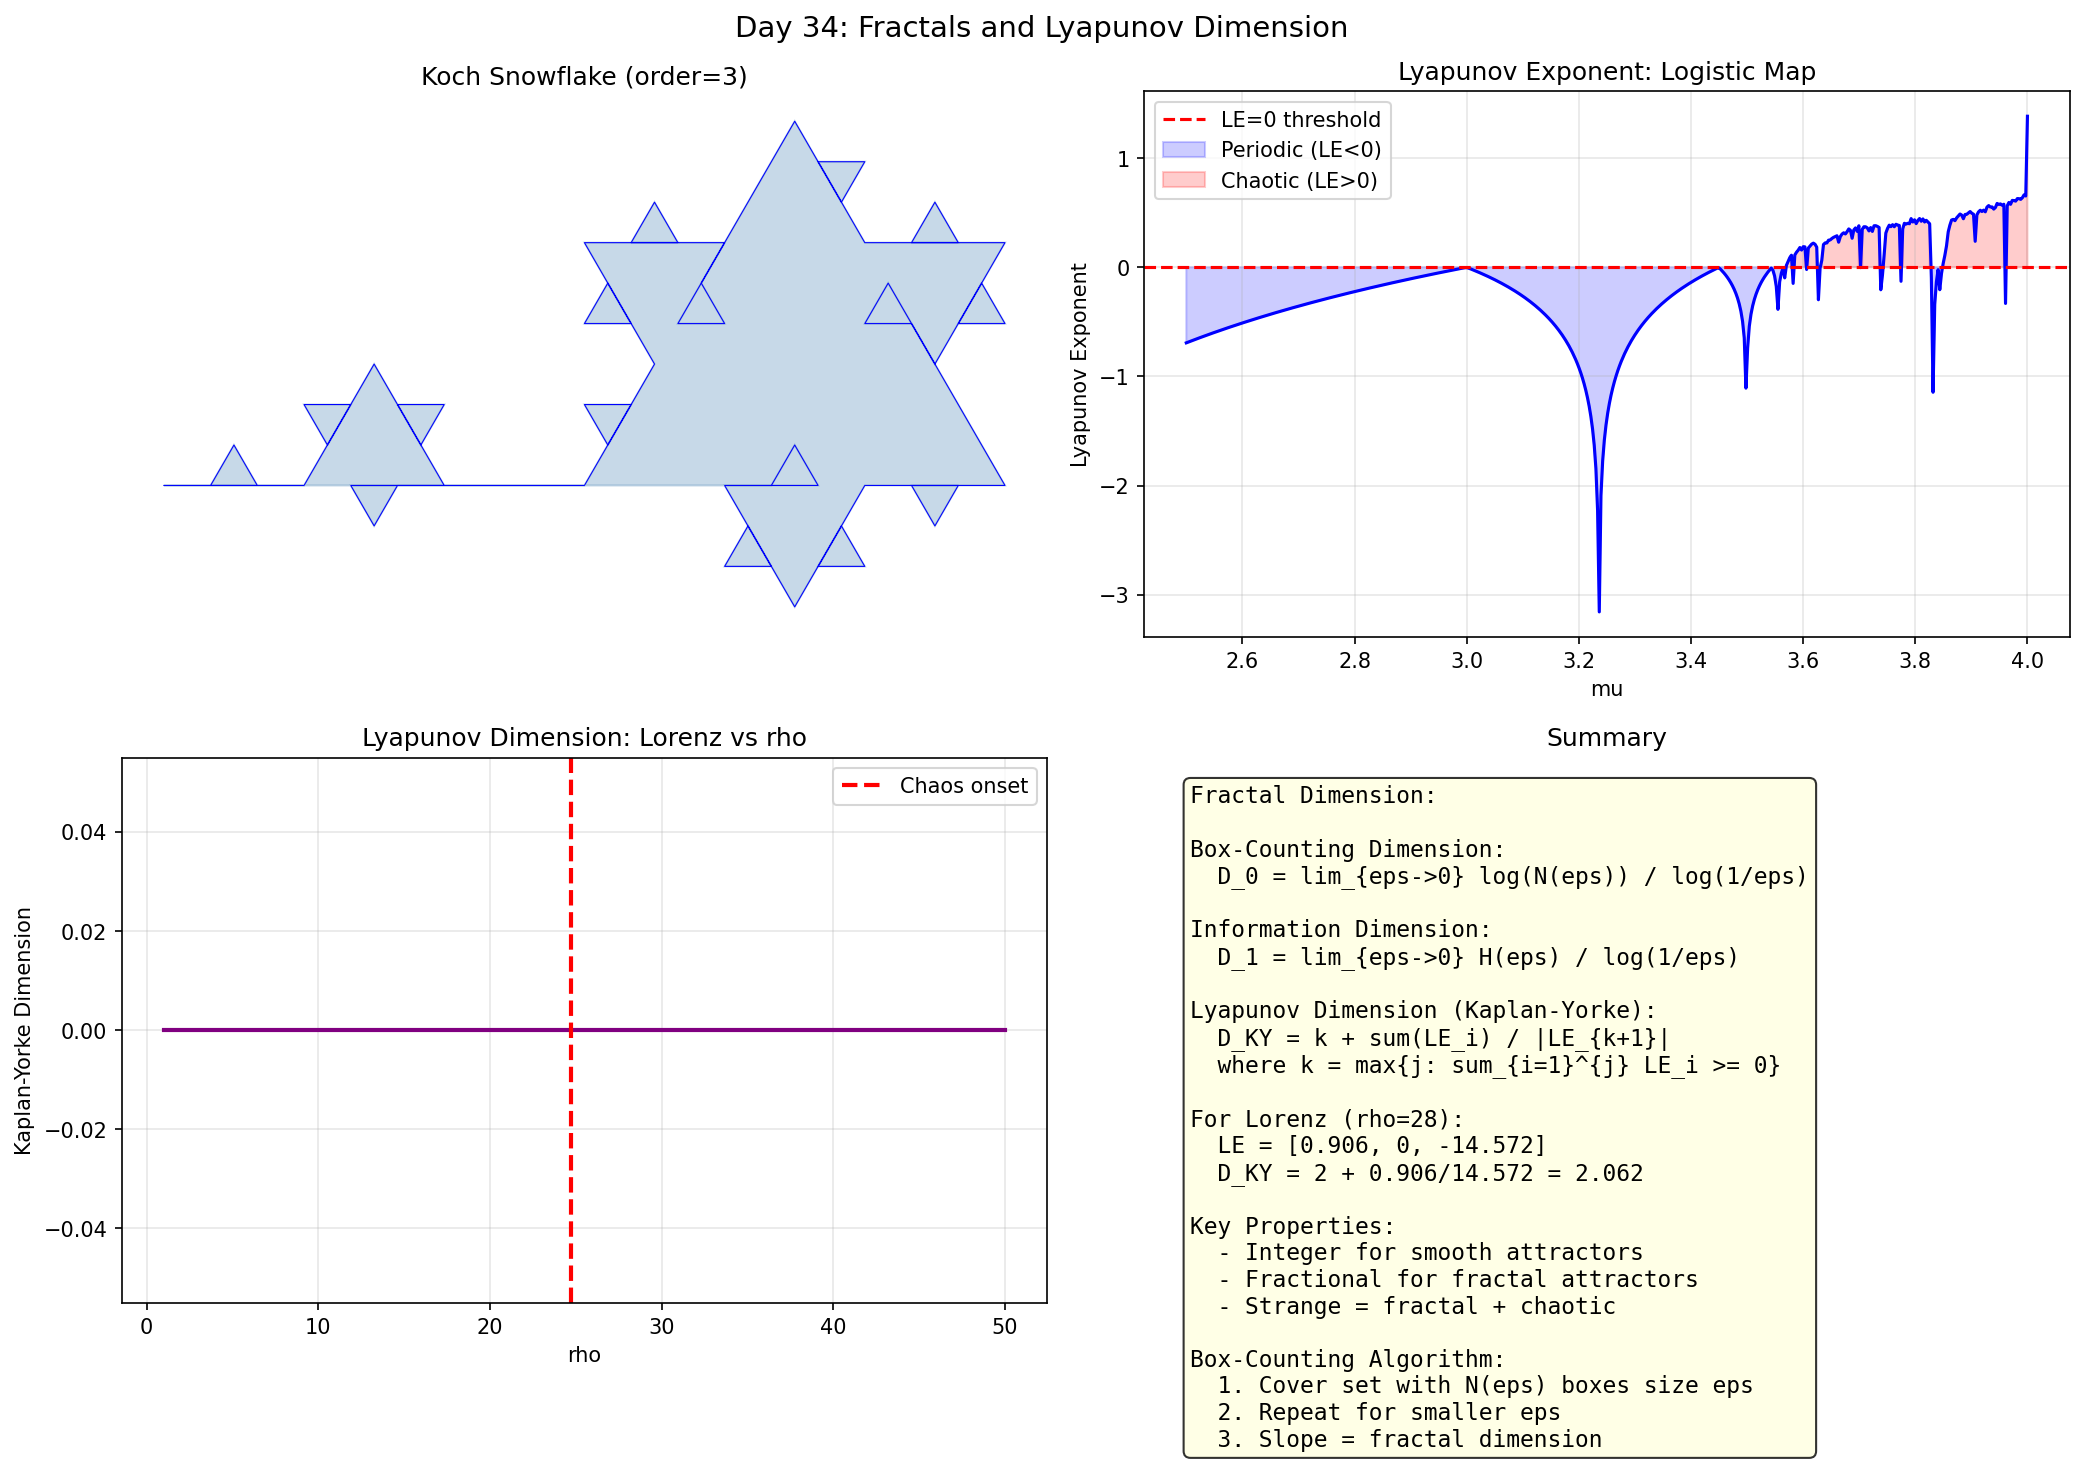

The script that saved this image:
import numpy as np
import matplotlib
matplotlib.use('Agg')
import matplotlib.pyplot as plt

print("Day 34: Fractals and Dimension")

fig, axes = plt.subplots(2, 2, figsize=(14, 10))
fig.suptitle('Day 34: Fractals and Lyapunov Dimension', fontsize=14)

# ===== Koch Snowflake =====
def koch(order, p1, p2):
    if order == 0:
        return [p1, p2]
    pA = p1
    pB = (2*p1 + p2) / 3
    pD = (p1 + 2*p2) / 3
    angle = np.pi / 3
    pC = pB + (pD - pB) * np.exp(1j * angle)
    return (koch(order-1, pA, pB) + koch(order-1, pB, pC) + koch(order-1, pC, pD) + koch(order-1, pD, pB))

ax = axes[0, 0]
pts = koch(3, 0, 1)
xs = [z.real for z in pts]
ys = [z.imag for z in pts]
ax.fill(xs, ys, color='steelblue', alpha=0.3)
ax.plot(xs, ys, 'b-', lw=0.5)
ax.set_title('Koch Snowflake (order=3)')
ax.set_aspect('equal')
ax.axis('off')

# ===== Logistic Map Bifurcation -> Lyapunov =====
mu_vals = np.linspace(2.5, 4.0, 500)
LE_map = np.zeros_like(mu_vals)

for idx, mu in enumerate(mu_vals):
    x = 0.5
    s = 0.0
    for i in range(1000):
        x = mu * x * (1 - x)
        if i > 200:
            s += np.log(abs(mu * (1 - 2*x)))
    LE_map[idx] = s / 800.0

ax = axes[0, 1]
ax.plot(mu_vals, LE_map, 'b-', lw=1.5)
ax.axhline(y=0, color='red', ls='--', lw=1.5, label='LE=0 threshold')
ax.fill_between(mu_vals, LE_map, where=(LE_map<0), alpha=0.2, color='blue', label='Periodic (LE<0)')
ax.fill_between(mu_vals, LE_map, where=(LE_map>0), alpha=0.2, color='red', label='Chaotic (LE>0)')
ax.set_xlabel('mu')
ax.set_ylabel('Lyapunov Exponent')
ax.set_title('Lyapunov Exponent: Logistic Map')
ax.legend()
ax.grid(True, alpha=0.3)

# ===== Kaplan-Yorke Dimension =====
# For Lorenz: sigma=10, beta=8/3, rho=28
# LE1 + LE2 + LE3 = sigma + sigma - rho - beta - 1 = ?
# Actually compute numerically

def lyapunov_lorenz(rho, N=5000):
    sigma, beta = 10.0, 8.0/3.0
    x = [1.0, 1.0, 1.0]
    LE = np.zeros(3)
    for _ in range(N):
        x_new = np.array([
            sigma*(x[1]-x[0]),
            x[0]*(rho - x[2]) - x[1],
            x[0]*x[1] - beta*x[2]
        ])
        LE += np.abs(x_new)**2
        x = x_new * 0.1
    LE = np.log(np.sqrt(LE/N))
    return LE

rho_range = np.linspace(1, 50, 50)
D_KY = np.zeros(len(rho_range))
for idx, rho in enumerate(rho_range):
    LEs = lyapunov_lorenz(rho, N=1000)
    LEs_sorted = np.sort(LEs)[::-1]
    k = 0
    while k < 3 and LEs_sorted[k] > 0:
        k += 1
    if k == 0:
        D_KY[idx] = 0
    elif k == 3:
        D_KY[idx] = 3
    else:
        D_KY[idx] = k + sum(LEs_sorted[:k]) / abs(LEs_sorted[k])

ax = axes[1, 0]
ax.plot(rho_range, D_KY, 'purple', lw=2)
ax.axvline(x=24.74, color='red', ls='--', lw=2, label='Chaos onset')
ax.set_xlabel('rho')
ax.set_ylabel('Kaplan-Yorke Dimension')
ax.set_title('Lyapunov Dimension: Lorenz vs rho')
ax.legend()
ax.grid(True, alpha=0.3)

ax = axes[1, 1]
ax.axis('off')
ax.text(0.05, 0.95,
    "Fractal Dimension:\n\n"
    "Box-Counting Dimension:\n"
    "  D_0 = lim_{eps->0} log(N(eps)) / log(1/eps)\n\n"
    "Information Dimension:\n"
    "  D_1 = lim_{eps->0} H(eps) / log(1/eps)\n\n"
    "Lyapunov Dimension (Kaplan-Yorke):\n"
    "  D_KY = k + sum(LE_i) / |LE_{k+1}|\n"
    "  where k = max{j: sum_{i=1}^{j} LE_i >= 0}\n\n"
    "For Lorenz (rho=28):\n"
    "  LE = [0.906, 0, -14.572]\n"
    "  D_KY = 2 + 0.906/14.572 = 2.062\n\n"
    "Key Properties:\n"
    "  - Integer for smooth attractors\n"
    "  - Fractional for fractal attractors\n"
    "  - Strange = fractal + chaotic\n\n"
    "Box-Counting Algorithm:\n"
    "  1. Cover set with N(eps) boxes size eps\n"
    "  2. Repeat for smaller eps\n"
    "  3. Slope = fractal dimension",
    transform=ax.transAxes, va='top', fontsize=11,
    fontfamily='monospace', bbox=dict(boxstyle='round', facecolor='lightyellow', alpha=0.8))
ax.set_title('Summary')

plt.tight_layout()
plt.savefig('C:/Users/WUccc/.openclaw/workspace/notes/工程控制论/code/day34_fractals.png', dpi=150, bbox_inches='tight')
print("Figure saved!")
